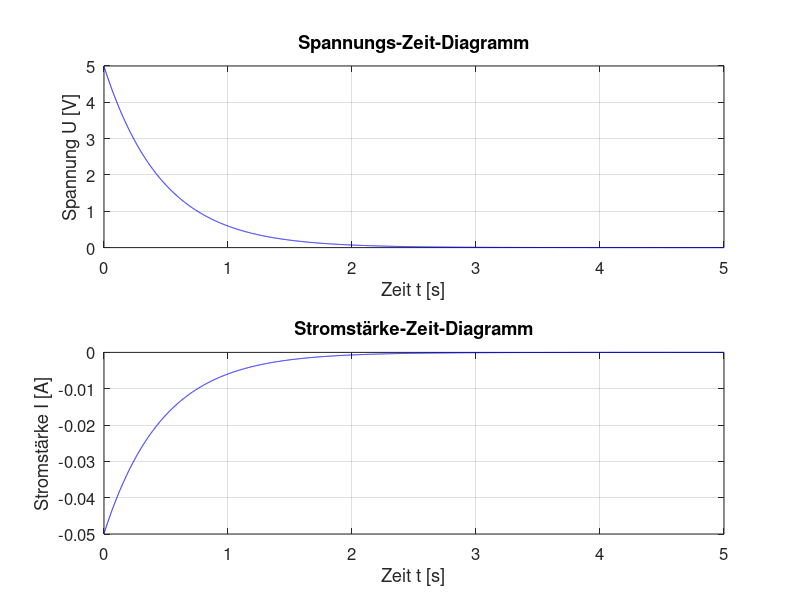

Here is the MATLAB script that generated this plot:
# Entladung Kondensator

# Startwerte
R = 100;        # Widerstand in Ohm
C = 4700*10^-6; # Kapazität des Kondensators in Farad
U0 = 5;         # anfägnliche Spannung in Volt
I0 = U0/R;      # anfängliche Stromstärke in Ampere
dt = 0.001;     # Zeitintervalle in Sekunden
n = 1;          # Stelle im jeweiligen Zeilenvektor

# Simulation von Spannung und Stromstärke

u = U0;   # Startwert für Spannung festlegen
i = I0;  # Startwert für Stromstärke festlegen

for k=0:dt:5        # Zeitintervall in Schrittweite dt

  du = -u/(R*C)*dt; # Berechnung der Spannungsänderung
  u = u + du;       # Berechnung der neuen Spannung

  di = du/R;    # Ber~~~echnung der Stromstärkeänderung
  i = i + di;

  I(n) = -i;         # Zeilenvektor für Stromstärke
  U(n) = u;         # Zeilenvektor für Spannung
  t(n) = k;         # Zeilenvektor für Zeit

  n++;

endfor

# Spannungsberechnung über Formel

Ug = U0*e.^(-t/(R*C));

# Stromstärkeberechnung über Formel

Ig = -I0*e.^(-t/(R*C));

# graphische Darstellung
# Entladungskurve Spannung

subplot(2,1,1)
plot(t,U, "-b")
title("Spannungs-Zeit-Diagramm")
xlabel("Zeit t [s]")
ylabel("Spannung U [V]")
grid on
set(gca, "Fontsize", 12)

# Entladungskurve Stromstärke

subplot(2,1,2)
plot(t,I, "-b")
title("Stromstärke-Zeit-Diagramm")
xlabel("Zeit t [s]")
ylabel("Stromstärke I [A]")
grid on
set(gca, "Fontsize", 12)


